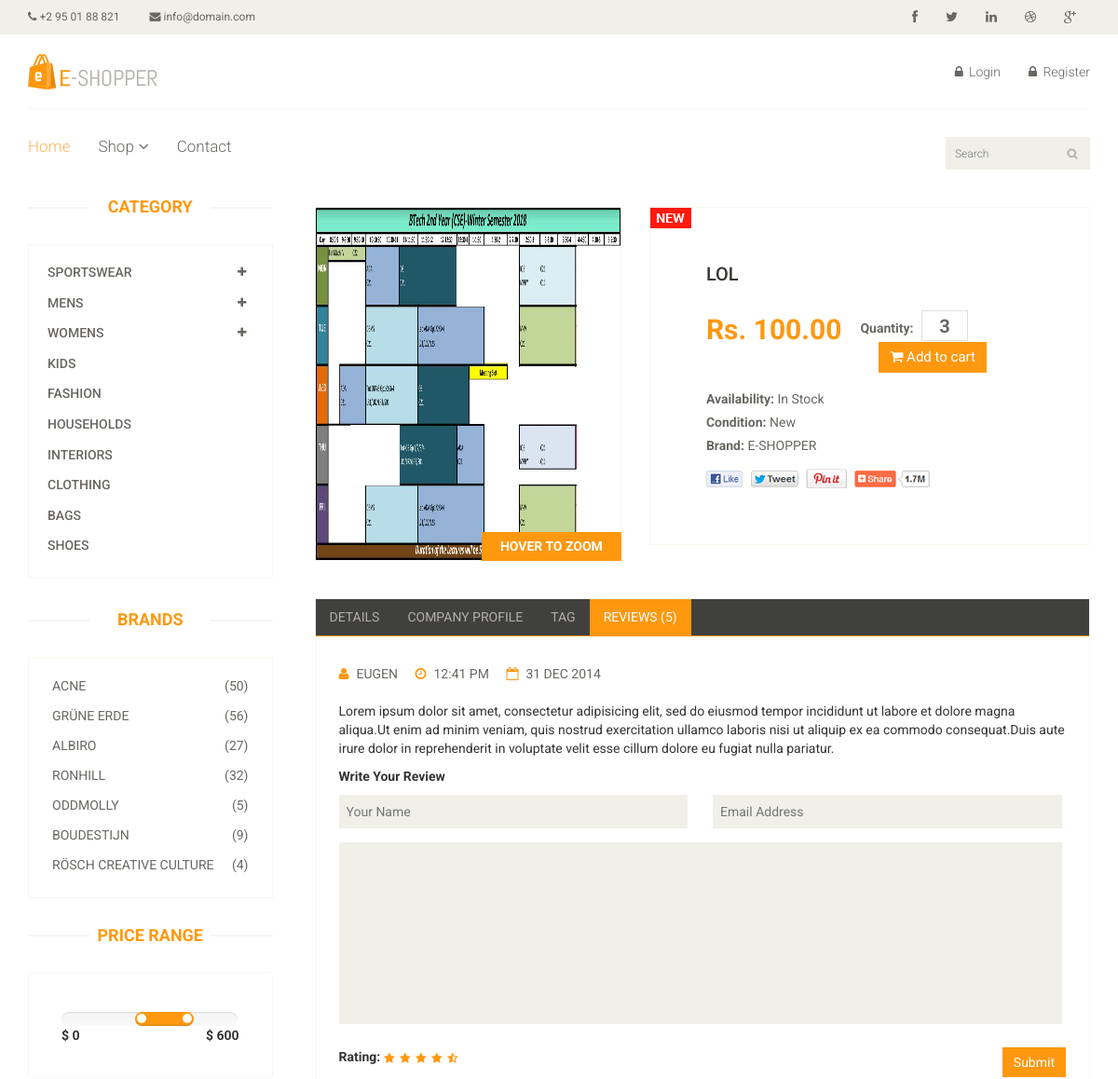
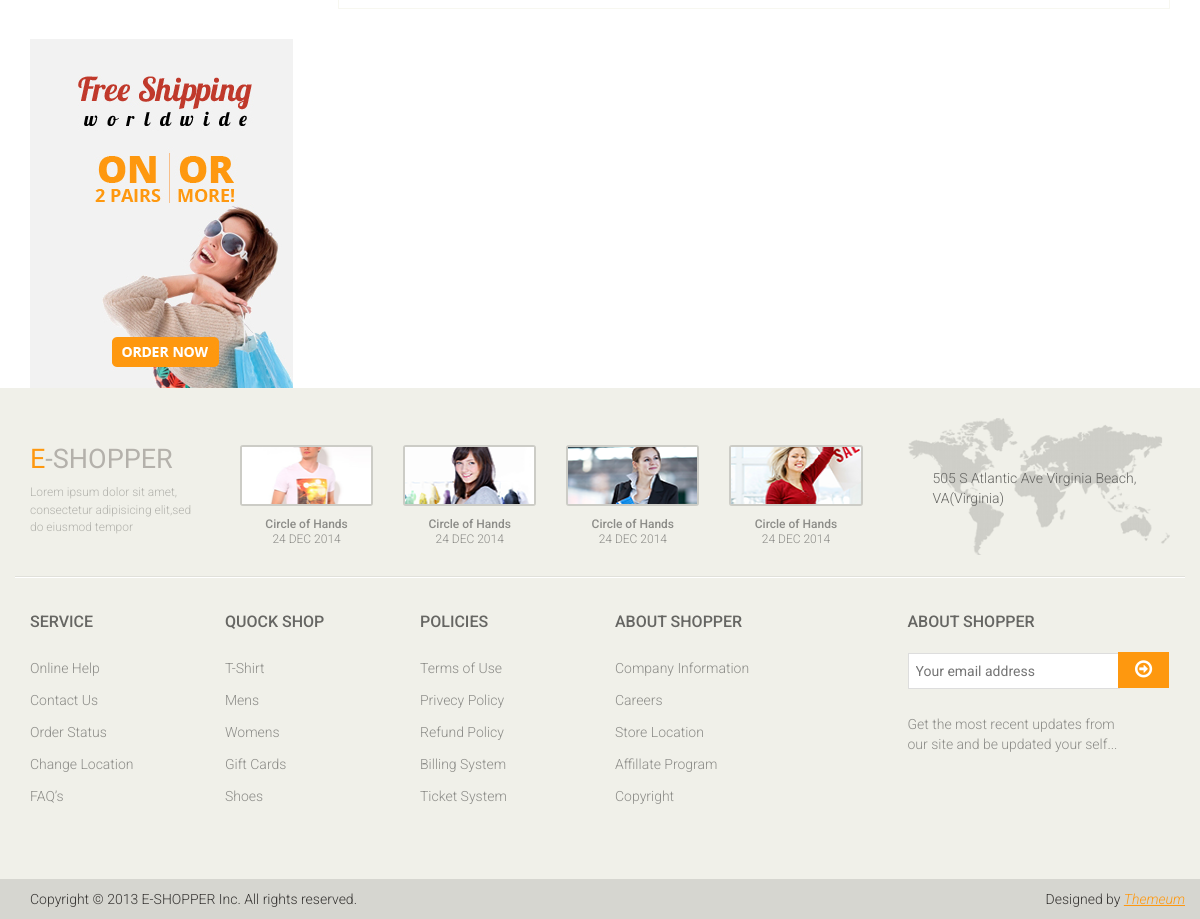
The app's page /item/2 with its own data (2 pictures, top to bottom).
### main/models.py (models this page shows)
class Item(models.Model):
    title = models.CharField(max_length=100)
    unit_price = models.DecimalField(max_digits=10, decimal_places=2)
    category = models.ForeignKey(Category, on_delete=models.CASCADE)
    quantity = models.PositiveIntegerField()
    description = models.TextField()
    image = models.FileField()

### main/views.py (the view)
# urls.py: path('item/<int:item_id>', views.product_details, name='product_details'),
def product_details(request, item_id):
    selected_item = get_object_or_404(Item, pk=item_id)
    filtered_items = [item for item in Category.objects.get(name=selected_item.category).item_set.all()[:7] if item.id != selected_item.id]
    return render(request, 'main/product-details.html', {'item': selected_item, 'recommended_items': filtered_items})

### main/models.py (called while the page is built)
    def __str__(self):
        return self.name

### main/templates/main/product-details.html (shortened to what this page needs)
{% extends 'main/base.html' %}
{% block content %}
    {% load staticfiles %}
	<section>
		<div class="container">
			<div class="row">
				<div class="col-sm-3">
					<div class="left-sidebar">
						<h2>Category</h2>
						<div class="panel-group category-products" id="accordian">
							<div class="panel panel-default">
								<div class="panel-heading">
									<h4 class="panel-title">
										<a data-toggle="collapse" data-parent="#accordian" href="#sportswear">
											<span class="badge pull-right"><i class="fa fa-plus"></i></span>
											Sportswear
										</a>
									</h4>
								</div>
							</div>
							<div class="panel panel-default">
								<div class="panel-heading">
									<h4 class="panel-title">
										<a data-toggle="collapse" data-parent="#accordian" href="#mens">
											<span class="badge pull-right"><i class="fa fa-plus"></i></span>
											Mens
										</a>
									</h4>
								</div>
							</div>
							<div class="panel panel-default">
								<div class="panel-heading">
									<h4 class="panel-title">
										<a data-toggle="collapse" data-parent="#accordian" href="#womens">
											<span class="badge pull-right"><i class="fa fa-plus"></i></span>
											Womens
										</a>
									</h4>
								</div>
							</div>
							<div class="panel panel-default">
								<div class="panel-heading">
									<h4 class="panel-title"><a href="#">Kids</a></h4>
								</div>
							</div>
							<div class="panel panel-default">
								<div class="panel-heading">
									<h4 class="panel-title"><a href="#">Fashion</a></h4>
								</div>
							</div>
							<div class="panel panel-default">
								<div class="panel-heading">
									<h4 class="panel-title"><a href="#">Households</a></h4>
								</div>
							</div>
							<div class="panel panel-default">
								<div class="panel-heading">
									<h4 class="panel-title"><a href="#">Interiors</a></h4>
								</div>
							</div>
							<div class="panel panel-default">
								<div class="panel-heading">
									<h4 class="panel-title"><a href="#">Clothing</a></h4>
								</div>
							</div>
							<div class="panel panel-default">
								<div class="panel-heading">
									<h4 class="panel-title"><a href="#">Bags</a></h4>
								</div>
							</div>
							<div class="panel panel-default">
								<div class="panel-heading">
									<h4 class="panel-title"><a href="#">Shoes</a></h4>
								</div>
							</div>
						</div>
						<div class="brands_products">
							<h2>Brands</h2>
							<div class="brands-name">
								<ul class="nav nav-pills nav-stacked">
									<li><a href=""> <span class="pull-right">(50)</span>Acne</a></li>
									<li><a href=""> <span class="pull-right">(56)</span>Grüne Erde</a></li>
									<li><a href=""> <span class="pull-right">(27)</span>Albiro</a></li>
									<li><a href=""> <span class="pull-right">(32)</span>Ronhill</a></li>
									<li><a href=""> <span class="pull-right">(5)</span>Oddmolly</a></li>
									<li><a href=""> <span class="pull-right">(9)</span>Boudestijn</a></li>
									<li><a href=""> <span class="pull-right">(4)</span>Rösch creative culture</a></li>
								</ul>
							</div>
						</div>
						<div class="price-range">
							<h2>Price Range</h2>
							<div class="well">
								 <input type="text" class="span2" value="" data-slider-min="0" data-slider-max="600" data-slider-step="5" data-slider-value="[250,450]" id="sl2" ><br />
								 <b>$ 0</b> <b class="pull-right">$ 600</b>
							</div>
						</div>
						<div class="shipping text-center">
							<img src="images/home/shipping.jpg" alt="" />
						</div>
					</div>
				</div>
				<div class="col-sm-9 padding-right">
					<div class="product-details">
						<div class="col-sm-5">
                            <div class="view-product">
                                <img src="{{ item.image.url }}"/>
                                <h3>HOVER TO ZOOM</h3>
							</div>
						</div>
						<div class="col-sm-7">
							<div class="product-information">
								<img src="images/product-details/new.jpg" class="newarrival" alt="" />
								<h2>{{ item.title }}</h2>
								<span>
									<span>Rs. {{ item.unit_price }}</span>
									<label>Quantity:</label>
									<input type="text" value="3" />
									<button type="button" class="btn btn-default cart">
										<i class="fa fa-shopping-cart"></i>
										Add to cart
									</button>
								</span>
                                {% if item.quantity > 0 %}
								    <p><b>Availability:</b> In Stock</p>
                                {% else %}
                                    <p><b>Availability:</b> Out of Stock</p>
                                {% endif %}
								<p><b>Condition:</b> New</p>
								<p><b>Brand:</b> E-SHOPPER</p>
								<a href=""><img src="{% static 'main/images/product-details/share.png' %}" class="share img-responsive"  alt="" /></a>
							</div>
						</div>
					</div>
					<div class="category-tab shop-details-tab">
						<div class="col-sm-12">
							<ul class="nav nav-tabs">
								<li><a href="#details" data-toggle="tab">Details</a></li>
								<li><a href="#companyprofile" data-toggle="tab">Company Profile</a></li>
								<li><a href="#tag" data-toggle="tab">Tag</a></li>
								<li class="active"><a href="#reviews" data-toggle="tab">Reviews (5)</a></li>
							</ul>
						</div>
						<div class="tab-content">
							<div class="tab-pane fade active in" id="reviews" >
								<div class="col-sm-12">
									<ul>
										<li><a href=""><i class="fa fa-user"></i>EUGEN</a></li>
										<li><a href=""><i class="fa fa-clock-o"></i>12:41 PM</a></li>
										<li><a href=""><i class="fa fa-calendar-o"></i>31 DEC 2014</a></li>
									</ul>
									<p>Lorem ipsum dolor sit amet, consectetur adipisicing elit, sed do eiusmod tempor incididunt ut labore et dolore magna aliqua.Ut enim ad minim veniam, quis nostrud exercitation ullamco laboris nisi ut aliquip ex ea commodo consequat.Duis aute irure dolor in reprehenderit in voluptate velit esse cillum dolore eu fugiat nulla pariatur.</p>
									<p><b>Write Your Review</b></p>
									<form action="#">
										<span>
											<input type="text" placeholder="Your Name"/>
											<input type="email" placeholder="Email Address"/>
										</span>
										<textarea name="" ></textarea>
										<b>Rating: </b> <img src="images/product-details/rating.png" alt="" />
										<button type="button" class="btn btn-default pull-right">
											Submit
										</button>
									</form>
								</div>
							</div>
						</div>
					</div>
                </div>
			</div>
		</div>
	</section>
{% endblock %}

### records on screen
Item: image (picture), title "LOL", unit_price "100.00"
